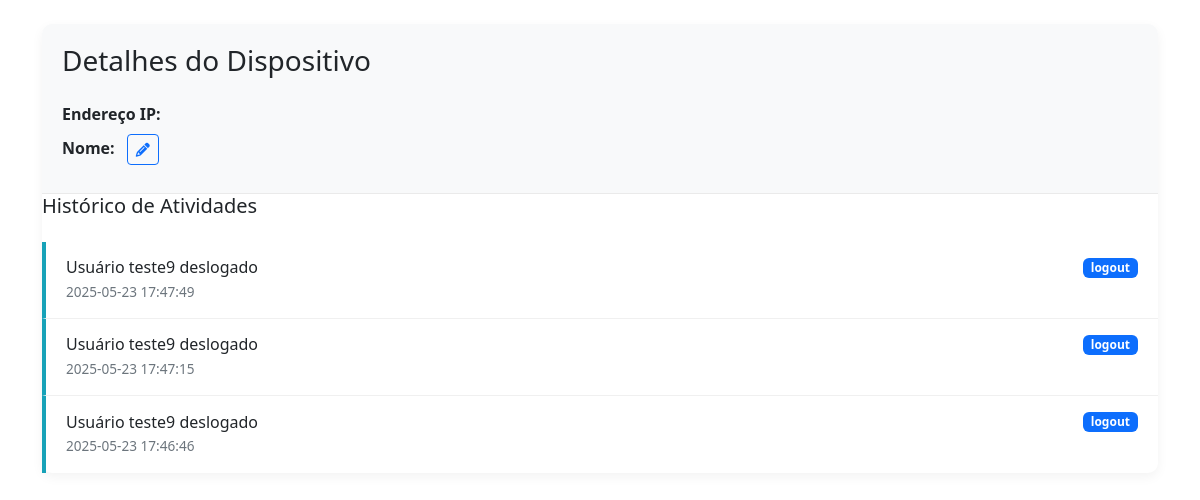
The page /device_details?ip=127.0.0.1 (signed in) on the database its author committed.
### tables this page shows
CREATE TABLE alerts
                 (id INTEGER PRIMARY KEY AUTOINCREMENT,
                 clinic_id INTEGER,
                 timestamp TEXT,
                 ip TEXT,
                 event_type TEXT,
                 description TEXT,
                 severity TEXT,
                 FOREIGN KEY (clinic_id) REFERENCES clinics(id));

### app.py (the view)
@app.route('/device_details')
def device_details():
    ip = request.args.get('ip')
    clinic_id = session.get('clinic_id')
    if not clinic_id:
        return redirect(url_for('login'))
    conn = sqlite3.connect('safeclinica.db', check_same_thread=False)
    c = conn.cursor()
    c.execute("SELECT * FROM devices WHERE ip = ?", (ip,))
    device = c.fetchone()
    c.execute("""
        SELECT timestamp, event_type, description, severity
        FROM alerts
        WHERE ip = ? AND clinic_id = ?
        ORDER BY timestamp DESC
    """, (ip, clinic_id))
    history = c.fetchall()
    conn.close()
    return render_template('device_details.html',
                         device=device if device else {'ip': ip, 'custom_name': ip},
                         history=history)

### app.py (called while the page is built)
@login_manager.user_loader
def load_user(user_id):
    conn = sqlite3.connect('safeclinica.db', check_same_thread=False)
    c = conn.cursor()
    c.execute("SELECT id, admin_user, admin_password, totp_secret FROM clinics WHERE id = ?", (user_id,))
    user_data = c.fetchone()
    conn.close()
    if user_data:
        return User(id=user_data[0], username=user_data[1], password_hash=user_data[2], totp_secret=user_data[3])
    return None

### templates/device_details.html (shortened to what this page needs)
<!DOCTYPE html>
<html lang="pt-BR">
<head>
    <link href="https://cdn.jsdelivr.net/npm/bootstrap@5.3.0/dist/css/bootstrap.min.css" rel="stylesheet">
    <link rel="stylesheet" href="https://cdnjs.cloudflare.com/ajax/libs/font-awesome/6.4.0/css/all.min.css">
</head>
<body>
    <div class="container py-4">
        <div class="card device-card">
            <div class="device-header">
                <h3 class="mb-4">Detalhes do Dispositivo</h3>
                <div class="row">
                    <div class="col-md-6">
                        <p class="mb-2"><strong>Endereço IP:</strong> {{ device.ip }}</p>
                        <p class="mb-2"><strong>Nome:</strong>
                            <button class="btn btn-sm btn-outline-primary ms-2" id="edit-name-btn">
                                <i class="fas fa-pencil-alt"></i>
                            </button>
                        </p>
                    </div>
                    <div class="col-md-6">
                    </div>
                </div>
            </div>
            <div class="card-body activity-log">
                <h5 class="card-title mb-4">Histórico de Atividades</h5>
                <div id="activity-history">
                    {% for event in history %}
                    <div class="log-entry log-{{ event[3] }}">
                        <div class="d-flex justify-content-between align-items-center mb-1">
                            <h6 class="mb-0">{{ event[2] }}</h6>
                            <span class="badge log-badge bg-{{ 'danger' if event[3] == 'critical' else 'warning' if event[3] == 'warning' else 'primary' if event[3] == 'info' else 'success' }}">
                                {{ event[1] }}
                            </span>
                        </div>
                        <p class="log-time mb-0">{{ event[0] }}</p>
                    </div>
                    {% else %}
                    <div class="no-activity">
                        <p class="mb-0"><i class="far fa-clock me-2"></i>Nenhuma atividade registrada</p>
                    </div>
                    {% endfor %}
                </div>
            </div>
        </div>
    </div>
</body>
</html>

### templates/device_details.html (style rules this page uses)
.device-card { border-radius: 10px; box-shadow: 0 4px 12px rgba(0, 0, 0, 0.05); border: none; margin-bottom: 24px; }
.device-header { background-color: #f8f9fa; border-bottom: 1px solid #eaeaea; padding: 20px; border-top-left-radius: 10px; border-top-right-radius: 10px; }
.activity-log { padding: 0; }
.log-entry { padding: 16px 20px; border-bottom: 1px solid #f0f0f0; transition: background-color 0.2s; }
.log-entry:last-child { border-bottom: none; }
.log-info { border-left: 4px solid #17a2b8; }
.log-time { font-size: 0.85rem; color: #6c757d; }
.log-badge { font-size: 0.75rem; padding: 4px 8px; }

### rows shown on the page
alerts: description "Usuário teste9 deslogado", event_type "logout", timestamp "2025-05-23 17:47:49"
alerts: description "Usuário teste9 deslogado", event_type "logout", timestamp "2025-05-23 17:47:15"
alerts: description "Usuário teste9 deslogado", event_type "logout", timestamp "2025-05-23 17:46:46"
